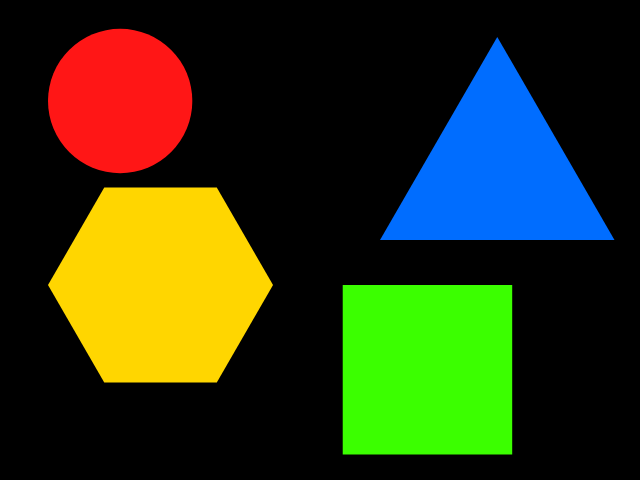
#> input picture shapes.png, 640 x 480 px, found by its file name
$ python act5.py
#> lines starting #> are read from the running program, lines starting #| are printed output that depends on the picture; after the words box and inside, x2 and y2 are one past the last pixel; in counts of white or black regions, pixels touching at a corner belong together
import cv2

img = cv2.imread("shapes.png")
#> img is the input picture: shape (480, 640, 3); mean B, G, R 20.9, 56.4, 46.4

gray=cv2.cvtColor(img,cv2.COLOR_BGR2GRAY)
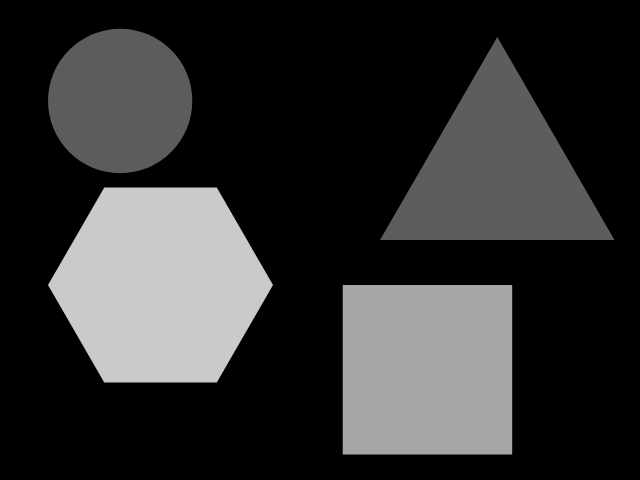
#> gray: shape (480, 640); min 0, max 202, mean 49.4
_, thresh = cv2.threshold(gray,127,255,cv2.THRESH_BINARY)
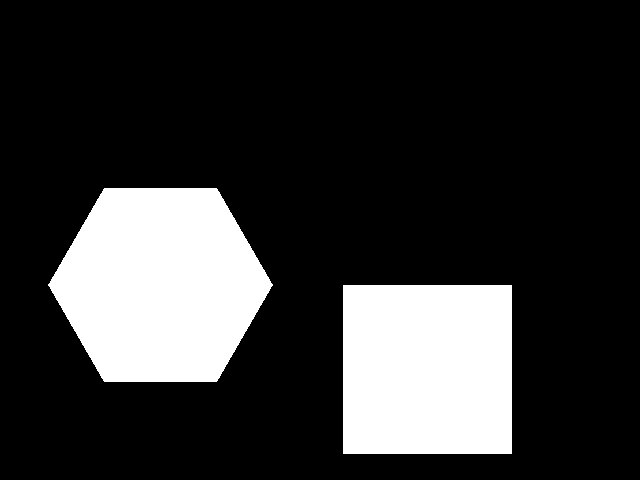
#> thresh: shape (480, 640); 20% white; 2 white regions
contours, _ =cv2.findContours(thresh,cv2.RETR_EXTERNAL,cv2.CHAIN_APPROX_SIMPLE)
#> contours = 2 contours; box (x1, y1, x2, y2) and area: (48, 188, 273, 382) 32440, (343, 285, 512, 454) 28224

for cnt in contours:
    approx=cv2.approxPolyDP(cnt,0.01*cv2.arcLength(cnt,True),True)
    n=len(approx)
    if n==6:
        print("We have a hexagon")
        cv2.drawContours(img,[cnt],0,255,10)
    elif n==3:
        print("We have a triangle")
        cv2.drawContours(img,[cnt],0,(0,255,0),3)
    elif n>9:
        print("We found a circle")
        cv2.drawContours(img,[cnt],0,(0,255,255),3)
    elif n==4:
        print("We found a square")
        cv2.drawContours(img,[cnt],0,(255,255,0),3)
#> this loop made 2 passes
#> (approx, n) on pass 1: ([[343, 285], [343, 453], [511, 453], [511, 285]], 4)
#> n on pass 2: 6
#| We found a square
#| We have a hexagon
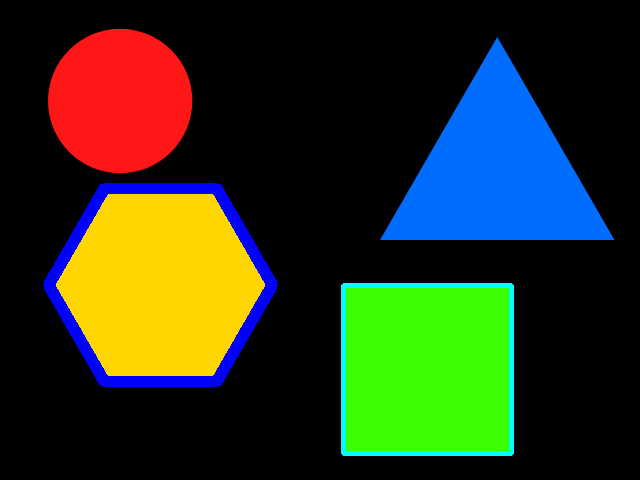
#> img: shape (480, 640, 3); 3.6% of pixels changed, all inside (x1, y1, x2, y2) = (43, 183, 514, 456)

cv2.imshow("shapes",img)
cv2.waitKey(0)
cv2.destroyAllWindows()
